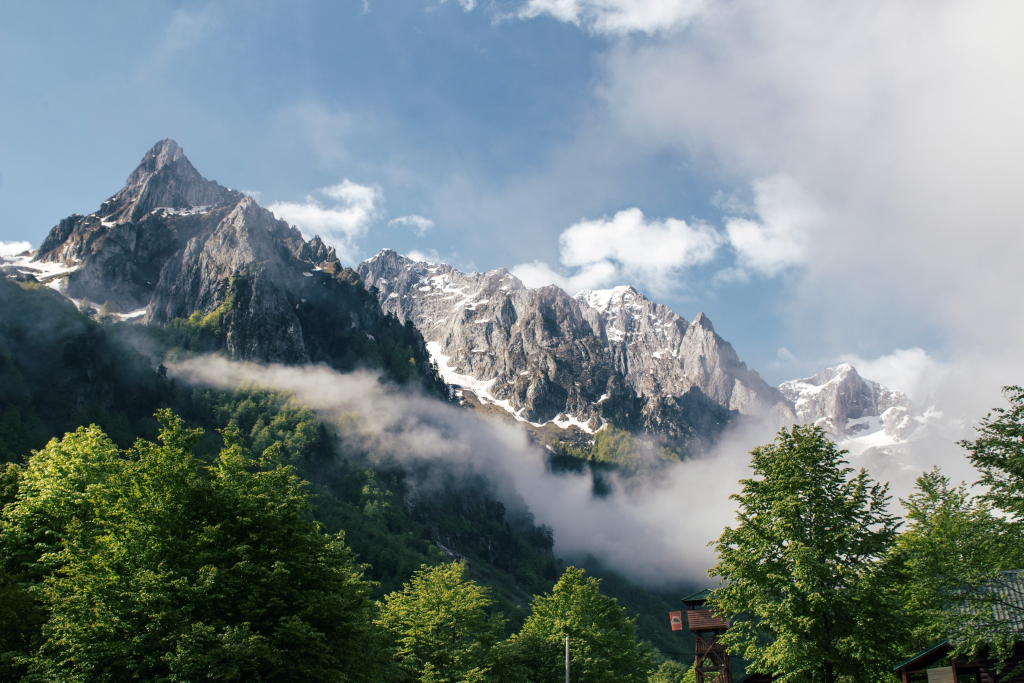
#> input picture assets/prokletije-src.jpg, 2048 x 1365 px (shown at 1/2 size)
$ python bake_scan.py   (older library calls are emulated)
#> lines starting #> are read from the running program, lines starting #| are printed output that depends on the picture; after the words box and inside, x2 and y2 are one past the last pixel; in counts of white or black regions, pixels touching at a corner belong together; long printed decimals are rounded
#!/usr/bin/env python3
"""Prepares the header photo of Prokletije for the scan effect. The photo itself is never changed:
everything here is an overlay or a mask that lines up with it pixel for pixel.

usage: python3 tools/bake_scan.py [assets/prokletije-src.jpg] [preview-dir]
  -> assets/scan-photo.jpg   the photo (re-encoded, same size)
  -> assets/scan-mask.png    quarter size: R land (below the ridge), G mist, B forest
  -> data/scan.json          the wire mesh (vertices with weights, edges), the ridge line, summits, data paths
                             along the mesh and cube spawn points (all in 0..1 image coords)
"""
import heapq, json, os, sys
import cv2
import numpy as np
from scipy.ndimage import median_filter

HERE = os.path.dirname(os.path.abspath(__file__))
ROOT = os.path.join(HERE, "..")
SRC = sys.argv[1] if len(sys.argv) > 1 else os.path.join(ROOT, "assets", "prokletije-src.jpg")
PREV = sys.argv[2] if len(sys.argv) > 2 else None
rng = np.random.default_rng(7)

im = cv2.imread(SRC)
#> im is the input picture: shape (1365, 2048, 3); mean B, G, R 131.2, 130.2, 116.3
h, w = im.shape[:2]
f = im.astype(np.float32) / 255
B, G, R = f[..., 0], f[..., 1], f[..., 2]
hsv = cv2.cvtColor(im, cv2.COLOR_BGR2HSV).astype(np.float32)
sat, val = hsv[..., 1] / 255, hsv[..., 2] / 255
lum = cv2.cvtColor(im, cv2.COLOR_BGR2GRAY).astype(np.float32) / 255
lap = np.abs(cv2.Laplacian(cv2.GaussianBlur(lum, (0, 0), 1.4), cv2.CV_32F))
tex = cv2.GaussianBlur(lap, (0, 0), 6)

# ---------- ridge line: top of the large textured regions, then snapped to the sky edge ----------
k = 2
texs = cv2.resize(tex, (w // k, h // k), interpolation=cv2.INTER_AREA)
Hs, Ws = texs.shape
L = (texs > np.percentile(texs, 62)).astype(np.uint8)
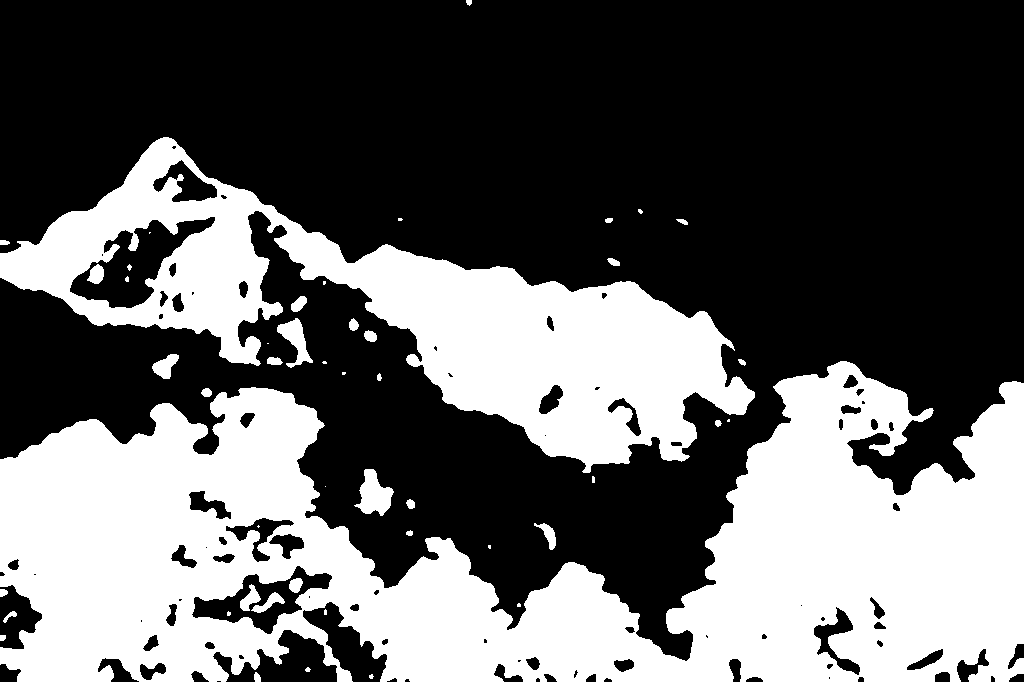
#> L: shape (682, 1024); values 0 (black) and 1 (white), 38% white; 48 white regions (16 under 20 px), largest, box (x1, y1, x2, y2) and area: (0, 361, 1024, 682) 182291, (0, 137, 755, 473) 78327, (354, 469, 394, 516) 1048
L = cv2.morphologyEx(L, cv2.MORPH_CLOSE, cv2.getStructuringElement(cv2.MORPH_ELLIPSE, (11, 11)))
#> L: shape (682, 1024); values 0 (black) and 1 (white), 39.4% white; 26 white regions (8 under 20 px), largest, box (x1, y1, x2, y2) and area: (0, 361, 1024, 682) 190534, (0, 137, 755, 483) 82298, (354, 469, 394, 516) 1072
L = cv2.morphologyEx(L, cv2.MORPH_OPEN, cv2.getStructuringElement(cv2.MORPH_ELLIPSE, (7, 7)))
#> L: shape (682, 1024); values 0 (black) and 1 (white), 39.2% white; 14 white regions, largest, box (x1, y1, x2, y2) and area: (0, 361, 1024, 682) 190177, (0, 137, 755, 474) 80795, (358, 469, 393, 515) 1050
n, lab, st, _ = cv2.connectedComponentsWithStats(L, 8)
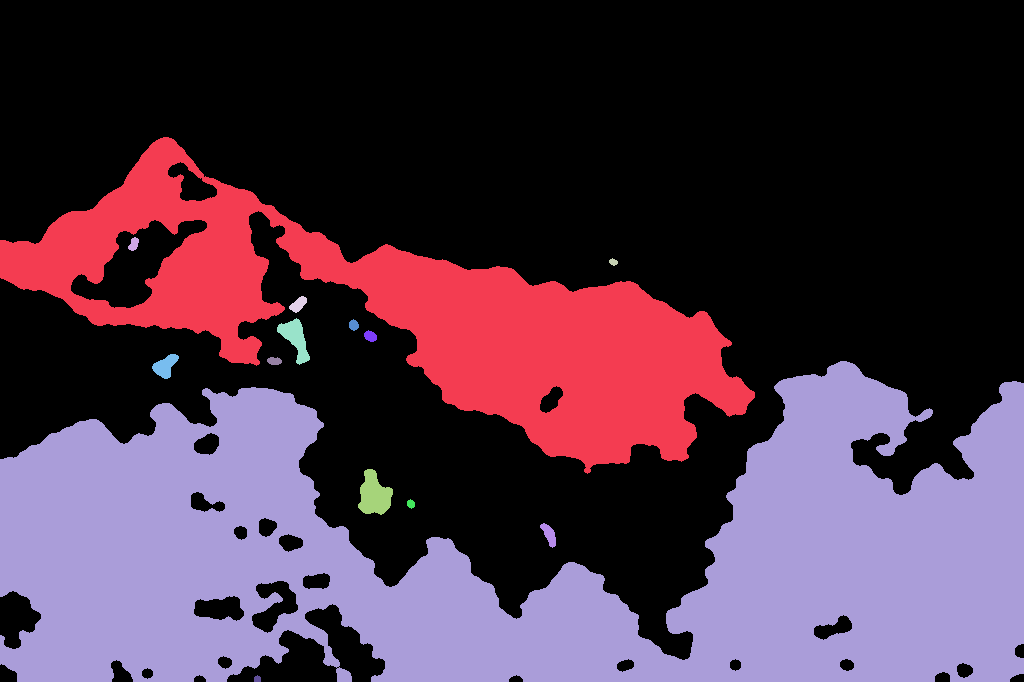
#> lab: shape (682, 1024) int32; 15 distinct labels, from 0 to 14; one colour per label, 0 black
#> n = 15; st = 15 rows, first 6: [0, 0, 1024, 682, 424332], [0, 137, 755, 337, 80795], [128, 237, 11, 14, 102], [609, 258, 9, 8, 48], [289, 296, 18, 17, 175], [277, 318, 33, 47, 705]
keep = [i for i in range(1, n) if st[i, 4] > 0.004 * Hs * Ws]
#> keep = [1, 10]
K = np.isin(lab, keep)
#> K: shape (682, 1024) bool; 38.8% white; 2 white regions, box (x1, y1, x2, y2) and area: (0, 361, 1024, 682) 190177, (0, 137, 755, 474) 80795
auto = np.array([np.argmax(K[:, x]) if K[:, x].any() else Hs for x in range(Ws)]) * k
#> auto = 1024 values, max 954 at index 952, min 274 at index 163, mean 573.8
auto = median_filter(auto, 41)
#> auto = 1024 values, max 882 at index 933, min 282 at index 155, mean 570.9

# Right of x ~ 0.70 the far peaks sit in cloud: a hand-drawn guide (0..1 coords) that the snapping refines.
GUIDE = [(0.695, 0.465), (0.715, 0.49), (0.74, 0.535), (0.757, 0.562), (0.772, 0.558), (0.79, 0.552), (0.808, 0.536),
         (0.823, 0.533), (0.84, 0.548), (0.86, 0.572), (0.88, 0.595), (0.905, 0.625), (0.93, 0.64), (0.95, 0.63),
         (0.97, 0.585), (0.985, 0.565), (1.0, 0.565)]
gx = np.array([p[0] for p in GUIDE]) * w
gy = np.array([p[1] for p in GUIDE]) * h
xs = np.arange(w)
ridge = np.interp(xs, np.arange(Ws) * k, auto)
#> ridge = 2048 values, max 882 at index 1866, min 282 at index 310, mean 571
right = xs >= gx[0]
ridge[right] = np.interp(xs[right], gx, gy)

# snap: in each column, the y within +-R where "sky above, land below" is strongest
skyness = np.clip((B - R) * 4.0, 0, 1) * 0.65 + np.clip((val - 0.68) * 3, 0, 1) * 0.55 * (tex < 0.02)
skyness = cv2.GaussianBlur(skyness, (0, 0), 2)
cs = np.vstack([np.zeros((1, w)), np.cumsum(skyness, axis=0)])
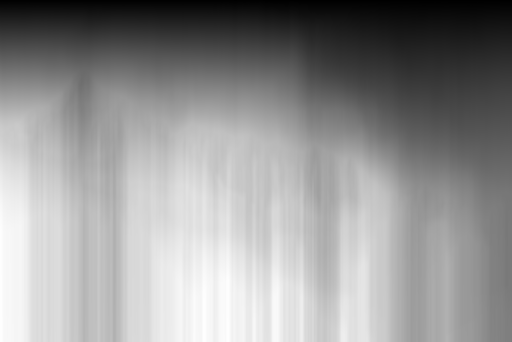
#> cs: shape (1366, 2048) float64 (shown at 1/4 size); min 0, max 504.1, mean 292.4; drawn with min black and max white
snapped = ridge.copy()
#> snapped = 2048 values, max 873.5 at index 1905, min 282 at index 310, mean 569.6
for x in range(w):
    y0 = int(ridge[x]); best, by = -9, y0
    for y in range(max(8, y0 - 26), min(h - 9, y0 + 26)):
        s = (cs[y, x] - cs[y - 8, x]) / 8 - (cs[y + 8, x] - cs[y, x]) / 8 - abs(y - y0) * 0.004
        if s > best: best, by = s, y
    snapped[x] = by
#> after the loop, snapped = 2048 values, max 882 at index 1916, min 277 at index 334, mean 577.4
ridge = median_filter(snapped, 9).astype(np.float32)
#> ridge = 2048 values, max 881 at index 1908, min 278 at index 331, mean 577.5
ridge = cv2.GaussianBlur(ridge.reshape(1, -1), (0, 0), 2).ravel()
#> ridge = 2048 values, max 881 at index 1913, min 278 at index 337, mean 577.5

yy = np.arange(h).reshape(-1, 1).astype(np.float32)
land = np.clip((yy - ridge.reshape(1, -1)) / 3.0 + 0.5, 0, 1)            # ~3 px feather

# ---------- regions below the ridge ----------
forest = np.clip((G - np.maximum(R, B)) * 9 + 0.15, 0, 1) * np.clip((0.75 - val) * 3, 0, 1)
forest = cv2.GaussianBlur(forest, (0, 0), 6) * land
mist = np.clip((val - 0.55) * 4, 0, 1) * np.clip((0.22 - sat) * 6, 0, 1) * np.clip((0.04 - tex) * 40, 0, 1)
mist = cv2.GaussianBlur(mist, (0, 0), 8) * land
rock = np.clip(land - forest * 1.2 - mist * 1.4, 0, 1)

# x-ray edges of the rock: soft gradient magnitude (blurred first so JPEG blocks don't show)
gl = cv2.GaussianBlur(lum, (0, 0), 1.6)
gxm, gym = cv2.Sobel(gl, cv2.CV_32F, 1, 0, ksize=3), cv2.Sobel(gl, cv2.CV_32F, 0, 1, ksize=3)
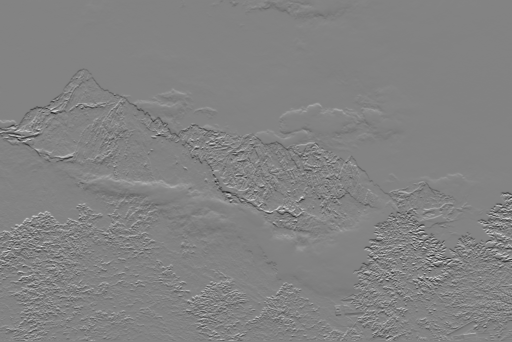
#> gym: shape (1365, 2048) float32 (shown at 1/4 size); min -1.26, max 1.19, mean -0.00342; drawn with min black and max white
edges = np.sqrt(gxm ** 2 + gym ** 2)
edges = np.clip(edges / np.percentile(edges[land > 0.5], 97), 0, 1) ** 0.8 * (0.35 + 0.65 * land)
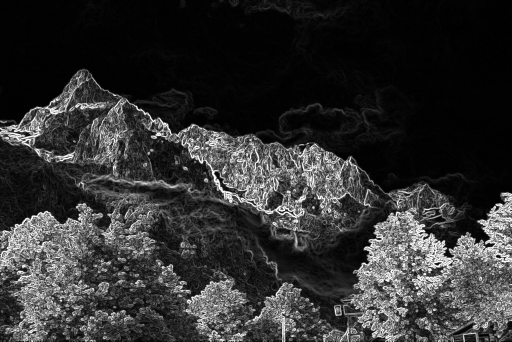
#> edges: shape (1365, 2048) float32 (shown at 1/4 size); min 0, max 1, mean 0.194

# ---------- mesh points and Delaunay ----------
pts = []
for x in range(0, w, 34):                                                    # along the ridge
    pts.append((x, ridge[x] + 2))
#> after the loop, pts = 61 pairs, first value 0 to 2040, second value 280.1 to 881.8
rock8 = ((rock > 0.5) * 255).astype(np.uint8)
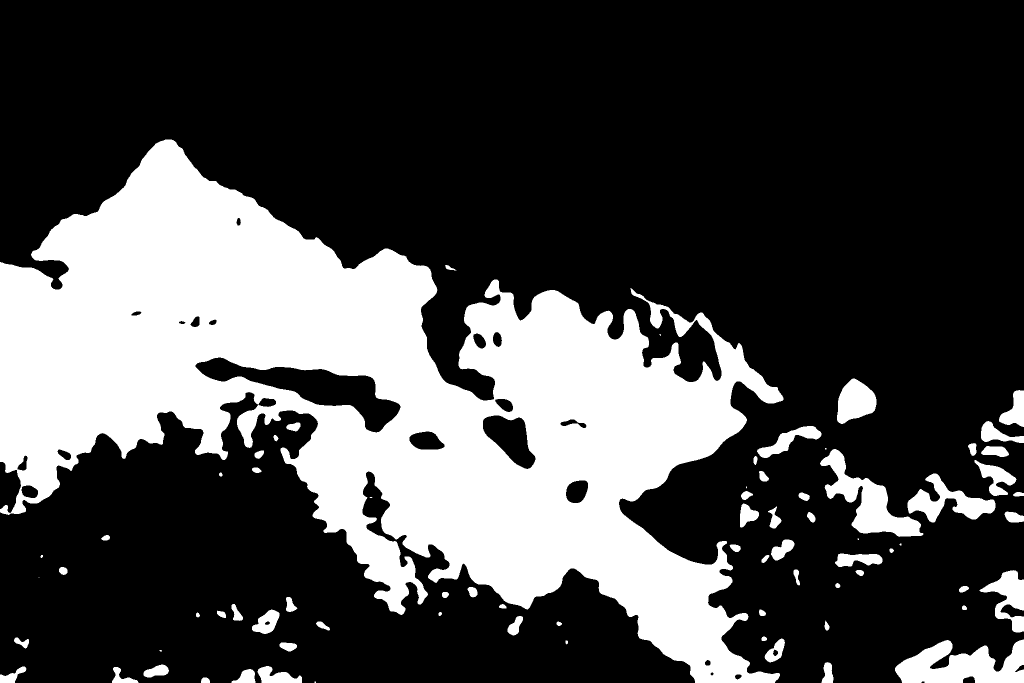
#> rock8: shape (1365, 2048) (shown at 1/2 size); 28.4% white; 75 white regions (9 under 20 px), largest, box (x1, y1, x2, y2) and area: (0, 279, 1567, 1365) 719963, (1790, 1279, 2048, 1365) 14232, (1640, 898, 1847, 1074) 12197
c = cv2.goodFeaturesToTrack(gl, maxCorners=1100, qualityLevel=0.006, minDistance=27, mask=rock8)
#> c = 601 rows, first 8: [1711, 1111], [1715, 1078], [1656, 994], [1675, 974], [866, 728], [2006, 938], [1732, 1005], [1720, 1031]
pts += [tuple(p) for p in c.reshape(-1, 2)] if c is not None else []
#> pts = 662 pairs, first value 0 to 2044, second value 280.1 to 1363
for dens, region, md in ((0.0010, forest, 74), (0.0006, mist, 90)):          # sparser on forest and mist
    cand = np.argwhere(region > 0.5)
    rng.shuffle(cand)
    chosen = []
    for y, x in cand[: int(len(cand) * dens * 4)]:
        if all((x - a) ** 2 + (y - b) ** 2 > md * md for a, b in chosen[-200:]): chosen.append((x, y))
    pts += chosen
#> this loop made 2 passes
#> (dens, md) on passes 1 to 2: (0.001, 74), (0.0006, 90)
#> after the loop, pts = 775 pairs, first value 0 to 2044, second value 280.1 to 1363
# fill the gaps (shaded slopes have few corners): a point wherever nothing is within 52 px
grid, GC = {}, 80
def near(x, y, r):
    gx0, gy0 = int(x // GC), int(y // GC)
    for a in (-1, 0, 1):
        for b in (-1, 0, 1):
            for (px, py) in grid.get((gx0 + a, gy0 + b), []):
                if (px - x) ** 2 + (py - y) ** 2 < r * r: return True
    return False
def add(x, y): grid.setdefault((int(x // GC), int(y // GC)), []).append((x, y))
for x, y in pts: add(x, y)
#> this loop made 775 passes
#> (x, y) on passes 1 to 3: (0, 485), (34, 508.2), (68, 501.7)
cand = np.argwhere(land > 0.6)
#> cand = 1611182 pairs, first value 279 to 1364, second value 0 to 2047
rng.shuffle(cand)
for y, x in cand[:60000]:
    r = 40 if y < h * 0.6 else 76
    if not near(x, y, r): add(x, y); pts.append((x, y))
#> this loop made 60000 passes
#> (y, x, r, gx0 in near, gy0 in near) on passes 1 to 3: (1021, 1764, 76, 22, 12), (314, 321, 40, 4, 3), (836, 368, 76, 4, 10)
#> after the loop, pts = 816 pairs, first value 0 to 2044, second value 280.1 to 1363
pts = np.array([p for p in pts if 1 <= p[0] < w - 1 and 1 <= p[1] < h - 1], np.float32)
#> pts = 815 pairs, first value 1 to 2044, second value 280.1 to 1363
sub = cv2.Subdiv2D((0, 0, w, h))
for p in pts: sub.insert((float(p[0]), float(p[1])))
#> this loop made 815 passes
#> p on passes 1 to 3: [34, 508.2], [68, 501.7], [102, 461]
tris = sub.getTriangleList().reshape(-1, 3, 2)
edges_set = {}
def key(p): return (int(round(p[0])), int(round(p[1])))
for t in tris:
    if (t < 0).any() or (t[:, 0] >= w).any() or (t[:, 1] >= h).any(): continue
    cxy = t.mean(0)
    if land[int(cxy[1]), int(cxy[0])] < 0.5: continue
    for a, b in ((0, 1), (1, 2), (2, 0)):
        pa, pb = key(t[a]), key(t[b])
        L2 = (pa[0] - pb[0]) ** 2 + (pa[1] - pb[1]) ** 2
        if L2 > 165 ** 2: continue
        mid = ((pa[0] + pb[0]) // 2, (pa[1] + pb[1]) // 2)
        if land[mid[1], mid[0]] < 0.5: continue
        edges_set[tuple(sorted((pa, pb)))] = 1
#> this loop made 1607 passes
#> (t, cxy) on passes 1 to 3: ([[536, 463], [578, 448.8], [580, 455]], [564.7, 455.6]), ([[578, 448.8], [536, 463], [548, 427]], [554, 446.3]), ([[35, 949], [41, 999], [6, 1019]], [27.33, 989])
#> after the loop, edges_set = 2303 items
print("mesh:", len(pts), "points,", len(edges_set), "edges")
#| mesh: 815 points, 2303 edges

deg = {}
for (pa, pb) in edges_set:
    deg[pa] = deg.get(pa, 0) + 1; deg[pb] = deg.get(pb, 0) + 1
#> this loop made 2303 passes
#> (pa, pb) on passes 1 to 3: ((536, 463), (578, 449)), ((578, 449), (580, 455)), ((536, 463), (580, 455))
#> after the loop, deg = 814 items

# ---------- summits, data paths, cube spawns ----------
peaks = []
win = 110
for x in range(40, w - 40):
    lo, hi = max(0, x - win), min(w, x + win)
    if ridge[x] <= ridge[lo:hi].min() + 0.01 and ridge[x] < h * 0.62:
        if not peaks or x - peaks[-1][0] > win: peaks.append((x, float(ridge[x])))
#> after the loop, peaks = [(335, 278), (1232, 571.1), (1671, 733.5)]
peaks = sorted(peaks, key=lambda p: p[1])[:4]
peaks.sort()
print("summits:", peaks)
#| summits: [(335, 278.012), (1232, 571.086), (1671, 733.460)]

graph = {}
for (pa, pb) in edges_set:
    d = ((pa[0] - pb[0]) ** 2 + (pa[1] - pb[1]) ** 2) ** 0.5
    mx, my = (pa[0] + pb[0]) // 2, (pa[1] + pb[1]) // 2
    cost = d * (1.0 + 2.0 * forest[my, mx] + 3.0 * mist[my, mx])        # paths prefer the rock faces
    graph.setdefault(pa, []).append((pb, cost)); graph.setdefault(pb, []).append((pa, cost))
#> this loop made 2303 passes
#> (pa, pb) on passes 26 to 28: ((255, 374), (283, 371)), ((264, 400), (283, 371)), ((238, 384), (264, 400))
vlist = list(graph.keys())
def nearest(x, y): return min(vlist, key=lambda v: (v[0] - x) ** 2 + (v[1] - y) ** 2)
def dijkstra(a, b):
    dist, prev, pq = {a: 0}, {}, [(0, a)]
    while pq:
        d, u = heapq.heappop(pq)
        if u == b: break
        if d > dist[u]: continue
        for v, c2 in graph[u]:
            nd = d + c2
            if nd < dist.get(v, 1e18): dist[v] = nd; prev[v] = u; heapq.heappush(pq, (nd, v))
    path = [b]
    while path[-1] != a and path[-1] in prev: path.append(prev[path[-1]])
    return path[::-1]
ends = [((0.06, 0.42), (0.44, 0.62)), ((0.30, 0.47), (0.66, 0.66)), ((0.52, 0.52), (0.86, 0.70))]
paths = []
for (ax, ay), (bx, by) in ends:
    p = dijkstra(nearest(ax * w, ay * h), nearest(bx * w, by * h))
    paths.append([[round(x / w, 4), round(y / h, 4)] for x, y in p])
spawns = [[round(x / w, 4), round(y / h, 4)] for x, y in peaks]
for _ in range(10):
    x = int(rng.uniform(0.04, 0.96) * w); spawns.append([round(x / w, 4), round(float(ridge[x] + rng.uniform(20, 120)) / h, 4)])

# ---------- write ----------
def smoothstep(a, b, x): t = np.clip((x - a) / (b - a), 0, 1); return t * t * (3 - 2 * t)
verts = list(deg.keys())
vid = {v: i for i, v in enumerate(verts)}
vout = []
for (x, y) in verts:
    wgt = float(np.clip(rock[y, x] + forest[y, x] * 0.45 + mist[y, x] * 0.3, 0.25, 1)) * (1 - 0.7 * smoothstep(h * 0.58, h * 0.92, y))
    vout.append([round(x / w, 4), round(y / h, 4), round(wgt, 2), deg[(x, y)]])
#> this loop made 814 passes
#> (x, y) on passes 1 to 3: (536, 463), (578, 449), (580, 455)
eout = [[vid[a], vid[b]] for a, b in edges_set]
ridge_pts = [[round(x / w, 4), round(float(ridge[x]) / h, 4)] for x in range(0, w, 6)] + [[1.0, round(float(ridge[-1]) / h, 4)]]
os.makedirs(os.path.join(ROOT, "assets"), exist_ok=True)
cv2.imwrite(os.path.join(ROOT, "assets", "scan-photo.jpg"), im, [cv2.IMWRITE_JPEG_QUALITY, 82, cv2.IMWRITE_JPEG_PROGRESSIVE, 1])
m = np.dstack([forest, mist, land])                                         # OpenCV writes BGR: R=land, G=mist, B=forest
m = cv2.resize(m, (w // 4, h // 4), interpolation=cv2.INTER_AREA)
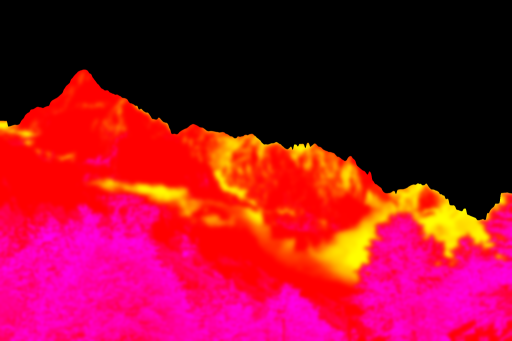
#> m: shape (341, 512, 3) float32; mean of channels 0, 1, 2 0.163, 0.058, 0.577; drawn as B, G, R
cv2.imwrite(os.path.join(ROOT, "assets", "scan-mask.png"), (m * 255).astype(np.uint8), [cv2.IMWRITE_PNG_COMPRESSION, 9])
json.dump({"w": w, "h": h, "focus": [0.42, 0.42],
           "verts": vout, "edges": eout, "ridge": ridge_pts,
           "summits": [[round(x / w, 4), round(y / h, 4)] for x, y in peaks],
           "paths": paths, "spawns": spawns,
           "credit": "Photo: Grebaje valley, Prokletije"},
          open(os.path.join(ROOT, "data", "scan.json"), "w"), separators=(",", ":"))
print("verts", len(vout), "edges", len(eout))
#| verts 814 edges 2303

if PREV:
    os.makedirs(PREV, exist_ok=True)
    v = (im * 0.5).astype(np.uint8)
    for a, b in edges_set: cv2.line(v, a, b, (255, 230, 120), 1, cv2.LINE_AA)
    for p in deg: cv2.circle(v, p, 3, (200, 255, 255), -1, cv2.LINE_AA)
    cv2.polylines(v, [np.stack([xs, ridge], 1).astype(np.int32)], False, (0, 0, 255), 2)
    for p in paths: cv2.polylines(v, [(np.array(p) * [w, h]).astype(np.int32)], False, (0, 255, 255), 3)
    for x, y in peaks: cv2.drawMarker(v, (int(x), int(y)), (255, 255, 255), cv2.MARKER_CROSS, 40, 3)
    cv2.imwrite(os.path.join(PREV, "bake.jpg"), cv2.resize(v, (1024, 683)))
print("done")
